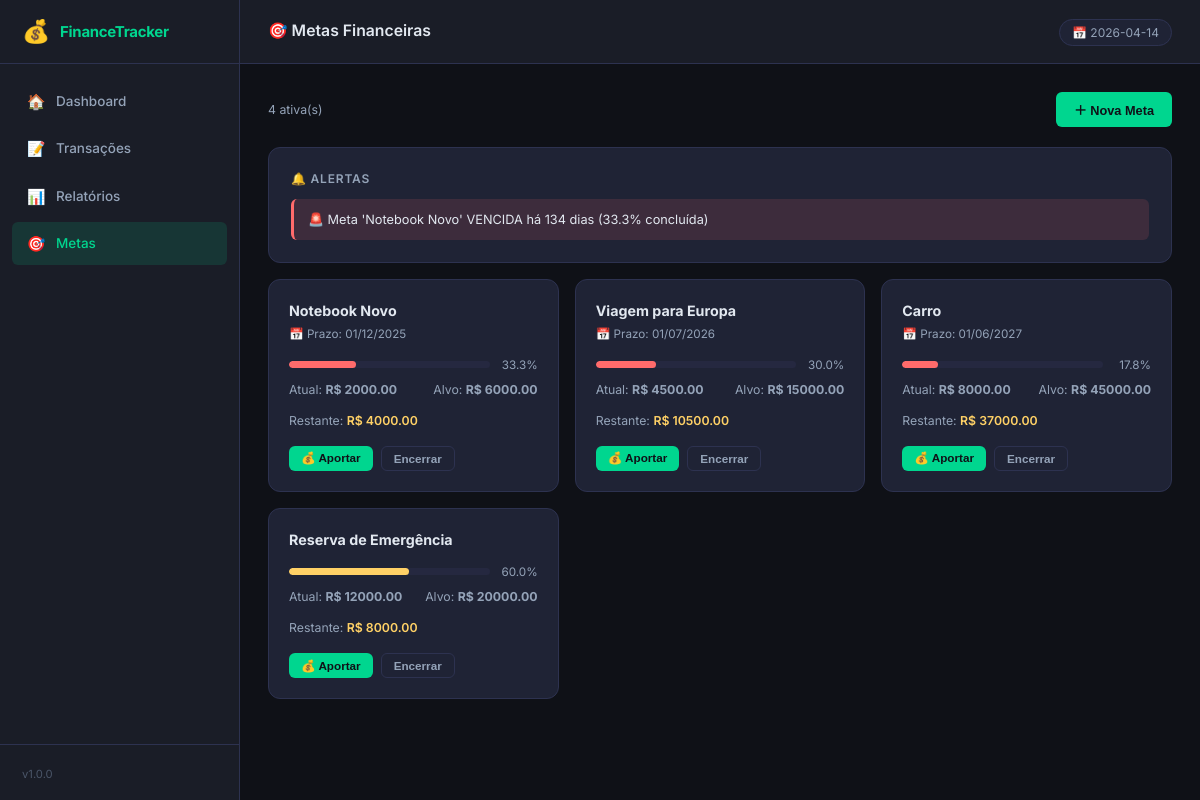
The page /metas on the database its author committed.
### src/models/meta.py (models this page shows, shortened)
class Meta(ModeloBase):
    __tablename__ = "metas"
    nome: Mapped[str] = mapped_column(String(100), nullable=False)
    valor_alvo: Mapped[Decimal] = mapped_column(Numeric(15, 2), nullable=False)
    valor_atual: Mapped[Decimal] = mapped_column(
        Numeric(15, 2), nullable=False, default=Decimal("0.00")
    )
    data_limite: Mapped[Optional[date]] = mapped_column(Date, nullable=True)
    ativa: Mapped[bool] = mapped_column(Boolean, nullable=False, default=True)
    categoria_id: Mapped[Optional[int]] = mapped_column(
        ForeignKey("categorias.id"), nullable=True
    )
    categoria: Mapped[Optional["Categoria"]] = relationship(
        "Categoria", back_populates="metas"
    )
    @property
    def percentual(self) -> float:
        if not self.valor_alvo or self.valor_alvo == 0:
            return 0.0
        return min(float(self.valor_atual / self.valor_alvo * 100), 100.0)
    @property
    def concluida(self) -> bool:
        return self.valor_atual >= self.valor_alvo
    @property
    def restante(self) -> Decimal:
        diferenca = self.valor_alvo - self.valor_atual
        return max(diferenca, Decimal("0"))

### app.py (the view)
@app.route("/metas")
def metas():
    with obter_sessao() as sessao:
        svc = MetaService(sessao)
        todas = svc.listar_todas()
        alertas = svc.verificar_alertas()
        metas_data = [
            {
                "id": m.id,
                "nome": m.nome,
                "valor_alvo": _decimal(m.valor_alvo),
                "valor_atual": _decimal(m.valor_atual),
                "restante": _decimal(m.restante),
                "percentual": round(m.percentual, 1),
                "concluida": m.concluida,
                "ativa": m.ativa,
                "prazo": m.data_limite.strftime("%d/%m/%Y") if m.data_limite else None,
            }
            for m in todas
        ]
    return render_template("metas.html", metas=metas_data, alertas=alertas, hoje=date.today())

### app.py (called while the page is built)
def _decimal(v) -> float:
    return float(v) if v else 0.0

### src/database/conexao.py (called while the page is built)
@contextmanager
def obter_sessao() -> Generator[Session, None, None]:
    sessao = SessionLocal()
    try:
        yield sessao
        sessao.commit()
    except Exception:
        sessao.rollback()
        raise
    finally:
        sessao.close()

### src/repositories/meta_repo.py (called while the page is built)
    def listar_ativas(self) -> List[Meta]:
        return (
            self.sessao.query(Meta)
            .options(joinedload(Meta.categoria))
            .filter(Meta.ativa == True)  # noqa: E712
            .order_by(case((Meta.data_limite == None, 1), else_=0), Meta.data_limite.asc())
            .all()
        )

    def listar_todas(self) -> List[Meta]:
        return (
            self.sessao.query(Meta)
            .options(joinedload(Meta.categoria))
            .order_by(Meta.ativa.desc(), case((Meta.data_limite == None, 1), else_=0), Meta.data_limite.asc())
            .all()
        )

### src/services/meta_service.py (called while the page is built)
    def listar_todas(self) -> List[Meta]:
        return self.repo.listar_todas()

### templates/metas.html (shortened to what this page needs)
{% extends "base.html" %}
{% block page_title %}🎯 Metas Financeiras{% endblock %}
{% block content %}
<div class="toolbar">
  <div class="toolbar-left">
    <span class="text-muted">{{ metas|selectattr('ativa')|list|length }} ativa(s)</span>
  </div>
  <button class="btn btn-primary" onclick="openModal('modalNovaMeta')">＋ Nova Meta</button>
</div>
{% if alertas %}
<div class="card mb-4">
  <div class="card-title">🔔 Alertas</div>
  <div class="alert-list">
    {% for alerta in alertas %}
    <div class="alert-item {% if '🚨' in alerta %}alert-danger{% elif '✅' in alerta %}alert-success{% else %}alert-warning{% endif %}">
      {{ alerta }}
    </div>
    {% endfor %}
  </div>
</div>
{% endif %}
<div class="meta-grid">
  {% for m in metas %}
  <div class="meta-card {% if m.concluida %}concluida{% endif %} {% if not m.ativa %}inativa{% endif %}">
    <div>
      <div class="meta-name">{{ m.nome }}</div>
      {% if m.prazo %}<div class="text-muted" style="font-size:.78rem;margin-top:3px;">📅 Prazo: {{ m.prazo }}</div>{% endif %}
    </div>
    <div>
      {% set pct = m.percentual %}
      <div class="progress-wrap" style="margin-bottom:6px;">
        <div class="progress-bar-bg">
          <div class="progress-bar-fill {% if pct >= 100 %}fill-green{% elif pct >= 60 %}fill-yellow{% else %}fill-red{% endif %}"
               style="width:{{ [pct, 100]|min }}%"></div>
        </div>
        <span class="progress-pct">{{ pct }}%</span>
      </div>
      <div class="meta-values">
        <span>Atual: <strong>R$ {{ "%.2f"|format(m.valor_atual) }}</strong></span>
        <span>Alvo: <strong>R$ {{ "%.2f"|format(m.valor_alvo) }}</strong></span>
      </div>
    </div>
    <div style="font-size:.82rem;color:var(--text-secondary);">
      Restante: <span style="color:var(--yellow);font-weight:600;">R$ {{ "%.2f"|format(m.restante) }}</span>
    </div>
    {% if m.concluida %}
      <span class="badge badge-green">✅ Concluída!</span>
    {% elif not m.ativa %}
      <span class="badge" style="background:#2d3250;color:#94a3b8;">Encerrada</span>
    {% else %}
    <div class="meta-actions">
      <button class="btn btn-primary btn-sm" onclick="openDeposito({{ m.id }}, '{{ m.nome }}')">💰 Aportar</button>
      <form method="post" action="/metas/{{ m.id }}/encerrar" onsubmit="return confirm('Encerrar a meta \'{{ m.nome }}\'?')" style="display:inline;">
        <button type="submit" class="btn btn-ghost btn-sm">Encerrar</button>
      </form>
    </div>
    {% endif %}
  </div>
  {% else %}
  <div class="empty-state" style="grid-column:1/-1">
    <div class="empty-icon">🎯</div>
    Nenhuma meta cadastrada ainda.
  </div>
  {% endfor %}
</div>
{% endblock %}

### static/css/style.css (style rules this page uses)
:root { --bg-base: #0f1117; --bg-surface: #1a1d27; --bg-card: #1f2335; --bg-hover: #252840; --bg-input: #161822; --accent: #00d68f; --accent-dim: #00d68f22; --accent-hover: #00b87a; --red: #ff6b6b; --red-dim: #ff6b6b22; --yellow: #ffd166; --yellow-dim: #ffd16622; --blue: #74b9ff; --text-primary: #e2e8f0; --text-secondary: #94a3b8; --text-muted: #4a5568; --border: #2d3250; --border-light: #363b5e; --radius-sm: 6px; --radius-md: 12px; --radius-lg: 20px; --shadow-sm: 0 1px 3px rgba(0,0,0,.4); --shadow-md: 0 4px 20px rgba(0,0,0,.5); --shadow-lg: 0 8px 40px rgba(0,0,0,.6); --sidebar-w: 240px; --topbar-h: 64px; --transition: .18s ease; }
*, *::before, *::after { box-sizing: border-box; margin: 0; padding: 0; }
html { font-size: 15px; }
body { font-family: 'Inter', system-ui, sans-serif; background: var(--bg-base); color: var(--text-primary); display: flex; min-height: 100vh; line-height: 1.55; }
.card { background: var(--bg-card); border: 1px solid var(--border); border-radius: var(--radius-md); padding: 22px; }
.card-title { font-size: .8rem; font-weight: 600; color: var(--text-secondary); text-transform: uppercase; letter-spacing: .8px; margin-bottom: 10px; }
.progress-wrap { display: flex; align-items: center; gap: 10px; }
.progress-bar-bg { flex: 1; height: 7px; background: var(--bg-hover); border-radius: 20px; overflow: hidden; }
.progress-bar-fill { height: 100%; border-radius: 20px; transition: width .6s ease; }
.fill-yellow { background: var(--yellow); }
.fill-red { background: var(--red); }
.progress-pct { font-size: .78rem; color: var(--text-secondary); width: 38px; text-align: right; }
.btn { display: inline-flex; align-items: center; gap: 6px; padding: 8px 18px; border-radius: var(--radius-sm); font-size: .85rem; font-weight: 600; cursor: pointer; border: none; transition: all var(--transition); text-decoration: none; }
.btn-primary { background: var(--accent); color: #0f1117; }
.btn-ghost { background: transparent; color: var(--text-secondary); border: 1px solid var(--border); }
.btn-sm { padding: 5px 12px; font-size: .78rem; }
.alert-list { display: flex; flex-direction: column; gap: 8px; }
.alert-item { padding: 11px 14px; border-radius: var(--radius-sm); font-size: .85rem; display: flex; align-items: flex-start; gap: 8px; }
.alert-danger { background: var(--red-dim); border-left: 3px solid var(--red); color: var(--text-primary); }
.toolbar { display: flex; align-items: center; justify-content: space-between; margin-bottom: 20px; gap: 12px; flex-wrap: wrap; }
.toolbar-left { display: flex; align-items: center; gap: 10px; }
.meta-grid { display: grid; grid-template-columns: repeat(auto-fill, minmax(280px, 1fr)); gap: 16px; }
.meta-card { background: var(--bg-card); border: 1px solid var(--border); border-radius: var(--radius-md); padding: 20px; display: flex; flex-direction: column; gap: 12px; transition: transform var(--transition), box-shadow var(--transition); }
.meta-name { font-weight: 700; font-size: .95rem; }
.meta-values { display: flex; justify-content: space-between; font-size: .82rem; color: var(--text-secondary); }
.meta-actions { display: flex; gap: 8px; margin-top: 4px; }
.mb-4 { margin-bottom: 16px; }
.text-muted { color: var(--text-secondary); font-size: .82rem; }

### rows shown on the page
Meta: nome "Notebook Novo", prazo "01/12/2025", pct "33.3", valor_atual "2000.00", valor_alvo "6000.00", restante "4000.00"
Meta: nome "Viagem para Europa", prazo "01/07/2026", pct "30.0", valor_atual "4500.00", valor_alvo "15000.00", restante "10500.00"
Meta: nome "Carro", prazo "01/06/2027", pct "17.8", valor_atual "8000.00", valor_alvo "45000.00", restante "37000.00"
Meta: nome "Reserva de Emergência", pct "60.0", valor_atual "12000.00", valor_alvo "20000.00", restante "8000.00"

### other values the page prints
{{ metas|selectattr('ativa')|list|length }} "4"
{{ alerta }} "🚨 Meta 'Notebook Novo' VENCIDA há 134 dias (33.3% concluída)"
